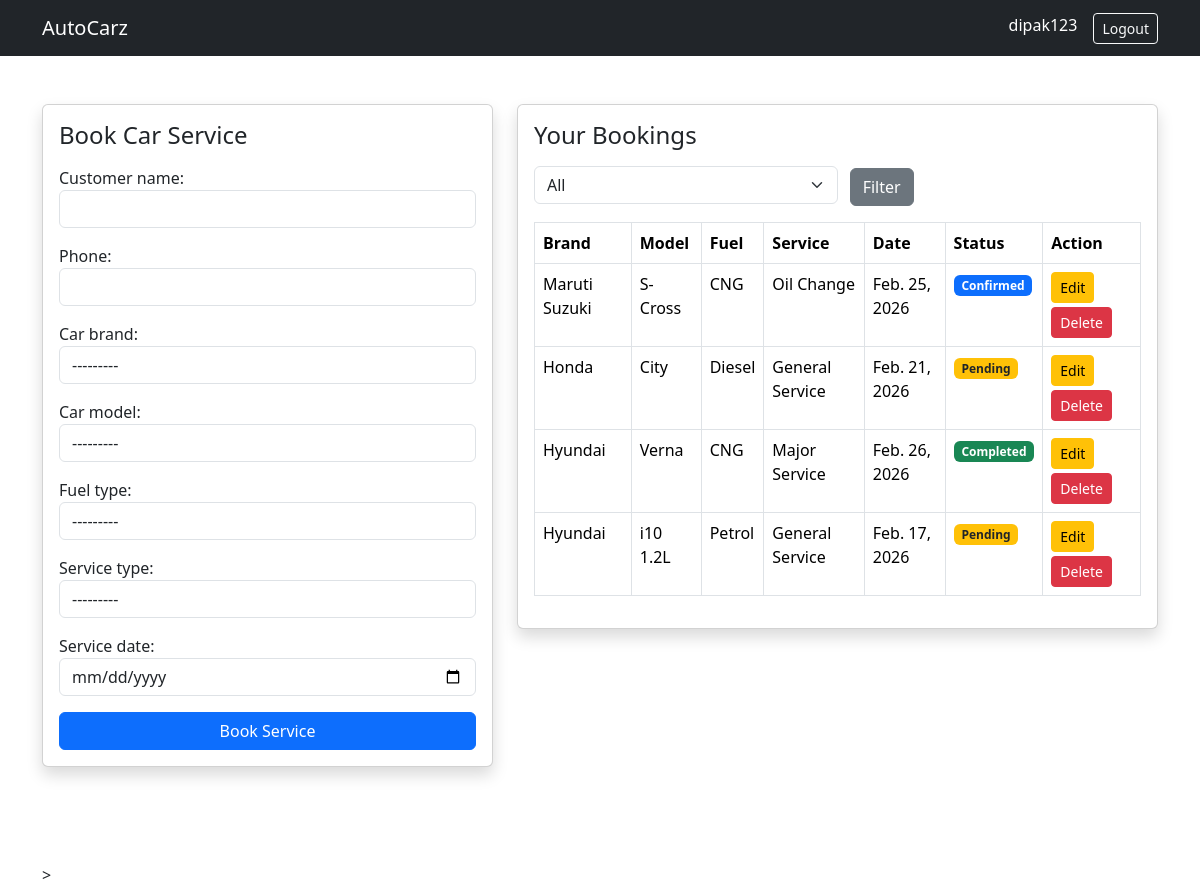
/dashboard/ (signed in), run on the app's committed database.
### bookings/models.py (models this page shows, shortened)
class Booking(models.Model):
    SERVICE_CHOICES = [
        ('Oil Change', 'Oil Change'),
        ('General Service', 'General Service'),
        ('Major Service', 'Major Service'),
    ]
    STATUS_CHOICES = [
        ('Pending', 'Pending'),
        ('Confirmed', 'Confirmed'),
        ('Completed', 'Completed'),
    ]
    FUEL_CHOICES = [
        ('Petrol', 'Petrol'),
        ('Diesel', 'Diesel'),
        ('CNG', 'CNG'),
        ('EV', 'EV'),
    ]
    user = models.ForeignKey(User, on_delete=models.CASCADE)
    customer_name = models.CharField(max_length=100)
    phone = models.CharField(max_length=15)
    car_brand = models.ForeignKey(CarBrand, on_delete=models.CASCADE)
    car_model = models.ForeignKey(CarModel, on_delete=models.CASCADE)
    fuel_type = models.CharField(max_length=20, choices=FUEL_CHOICES)
    service_type = models.CharField(max_length=50, choices=SERVICE_CHOICES)
    service_date = models.DateField()
    status = models.CharField(max_length=20, choices=STATUS_CHOICES, default='Pending')
    created_at = models.DateTimeField(auto_now_add=True)

class CarBrand(models.Model):
    name = models.CharField(max_length=100)
    def __str__(self):
        return self.name

class CarModel(models.Model):
    brand = models.ForeignKey(CarBrand, on_delete=models.CASCADE)
    name = models.CharField(max_length=100)
    def __str__(self):
        return self.name

### bookings/views.py (the view, shortened to what this page needs)
# urls.py: path('dashboard/', views.dashboard_view, name='dashboard'),
@login_required
def dashboard_view(request):
    status_filter = request.GET.get('status')
    bookings = Booking.objects.filter(user=request.user)
    if status_filter and status_filter != "All":
        bookings = bookings.filter(status=status_filter)
    bookings = bookings.order_by('-created_at')
    paginator = Paginator(bookings, 6)
    page_number = request.GET.get('page')
    page_obj = paginator.get_page(page_number)
    if request.headers.get('x-requested-with') == 'XMLHttpRequest':
        return render(request, 'bookings/partials/booking_table.html', {
            'page_obj': page_obj
        })
    form = BookingForm()
    return render(request, 'bookings/dashboard.html', {
        'form': form,
        'page_obj': page_obj
    })

### templates/bookings/dashboard.html (shortened to what this page needs)
{% extends 'bookings/base.html' %}
{% block content %}
<div class="row">
    <div class="col-md-5">
        <div class="card shadow mb-4">
            <div class="card-body">
                <h4 class="mb-3">Book Car Service</h4>
                <form method="post" id="bookingForm">
                    {{ form.as_p }}
                    <button type="submit" class="btn btn-primary w-100">
                        Book Service
                    </button>
                </form>
            </div>
        </div>
    </div>
    <div class="col-md-7">
        <div class="card shadow">
            <div class="card-body">
                <h4 class="mb-3">Your Bookings</h4>
                <form id="filterForm" class="mb-3">
                    <select name="status" id="statusFilter" class="form-select w-50 d-inline">
                        <option value="All">All</option>
                    </select>
                    <button type="submit" class="btn btn-secondary ms-2">
                        Filter
                    </button>
                </form>
                <table class="table table-bordered">
                    <thead>
                        <tr>
                            <th>Brand</th>
                            <th>Model</th>
                            <th>Fuel</th>
                            <th>Service</th>
                            <th>Date</th>
                            <th>Status</th>
                            <th>Action</th>
                        </tr>
                    </thead>
                    <tbody id="bookingTable">
                        {% include 'bookings/partials/booking_table.html' %}
                    </tbody>
                </table>
            </div>
        </div>
    </div>
</div>
<br>
<br>
<br>
>
{% endblock %}

### templates/bookings/base.html (shortened to what this page needs)
<!DOCTYPE html>
<html lang="en">
<head>
    <link href="https://cdn.jsdelivr.net/npm/bootstrap@5.3.2/dist/css/bootstrap.min.css" rel="stylesheet">
</head>
<body>
<nav class="navbar navbar-expand-lg navbar-dark bg-dark">
    <div class="container">
        <a class="navbar-brand" href="#">AutoCarz</a>
        {% if request.user.is_authenticated %}
            <div class="d-flex">
                <span class="text-white me-3">
                    {{ request.user.username }}
                </span>
                <a href="{% url 'logout' %}" class="btn btn-outline-light btn-sm">
                    Logout
                </a>
            </div>
        {% endif %}
    </div>
</nav>
<div class="container mt-5">
    {% block content %}{% endblock %}
</div>
</body>
</html>

### templates/bookings/partials/booking_table.html
{% for booking in page_obj %}
<tr id="row-{{ booking.id }}">
    <td>{{ booking.car_brand }}</td>
    <td>{{ booking.car_model }}</td>
    <td>{{ booking.fuel_type }}</td>
    <td>{{ booking.service_type }}</td>
    <td>{{ booking.service_date }}</td>
    <td>
        {% if booking.status == "Pending" %}
            <span class="badge bg-warning text-dark">Pending</span>
        {% elif booking.status == "Confirmed" %}
            <span class="badge bg-primary">Confirmed</span>
        {% elif booking.status == "Completed" %}
            <span class="badge bg-success">Completed</span>
        {% endif %}
    </td>
    <td>
        <button
            class="btn btn-sm btn-warning mb-1 edit-btn"
            data-id="{{ booking.id }}">
            Edit
        </button>
        <button
            class="btn btn-sm btn-danger delete-btn"
            data-id="{{ booking.id }}">
            Delete
        </button>
    </td>
</tr>
{% empty %}
<tr>
    <td colspan="7" class="text-center">
        No bookings found
    </td>
</tr>
{% endfor %}

### data on the page
Booking: car_brand "Maruti Suzuki", car_model "S-Cross", fuel_type "CNG", service_type "Oil Change", service_date "Feb. 25, 2026", status "Confirmed"
Booking: car_brand "Honda", car_model "City", fuel_type "Diesel", service_type "General Service", service_date "Feb. 21, 2026", status "Pending"
Booking: car_brand "Hyundai", car_model "Verna", fuel_type "CNG", service_type "Major Service", service_date "Feb. 26, 2026", status "Completed"
Booking: car_brand "Hyundai", car_model "i10 1.2L", fuel_type "Petrol", service_type "General Service", service_date "Feb. 17, 2026", status "Pending"

### other printed values
{{ request.user.username }} "dipak123"
